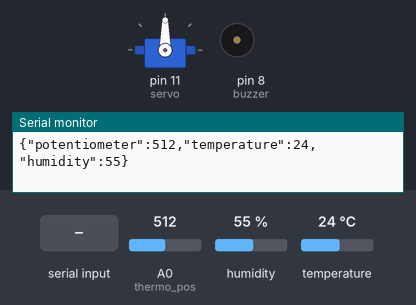
Recording of a sketch running on a simulated Arduino Uno, built with avr-gcc and run on an emulated ATmega328P. Shown: servo, buzzer (waves = sounding), the last lines printed to the serial monitor. The test bench sets the inputs (shaded band); at power-on: A0 (thermo_pos) = 512, humidity 55 %, temperature 24 °C.

Above: at 1.2 s.
1.3 s: "1" received over Serial
At 2.14 s:
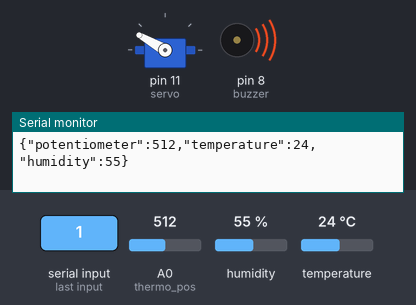
At 4.4 s:
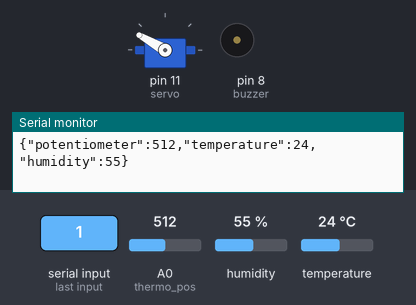
Timing chart, 0 to 5.9 s (numbered marks = the images above; inputs shaded):
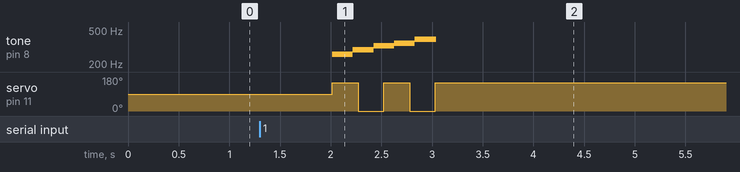

Measured:
- after the input at 1.3 s, tone on pin 8 (buzzer): plays 261 Hz for 0.20 s, 293 Hz for 0.20 s, 329 Hz for 0.20 s, 349 Hz for 0.20 s, 392 Hz for 0.21 s, starting after 0.71 s; servo on pin 11 (servo): alternates 150° for 0.25 s and 0° for 0.25 s, 5 changes in all, then stays 150°, starting after 0.71 s

The sketch:

arduino_sense.ino
```cpp
//#include <StaticThreadController.h>
//#include <Thread.h>
//#include <ThreadController.h>
#include <ArduinoJson.h>
#include <Adafruit_BME280.h>
#include <Servo.h>
//#include <pt.h>


const int thermo_pos = A0;
const int buzzer = 8;
Servo servo;
float tempc;
float vout;
boolean t;

#define BME_SCK 4
#define BME_MISO 7
#define BME_MOSI 5
#define BME_CS 6

#define SEALEVELPRESSURE_HPA (1013.25)

int i = 0;
Adafruit_BME280 bme(BME_CS, BME_MOSI, BME_MISO, BME_SCK); // software SPI
int pos = 0;


void setup() {
  pinMode(thermo_pos, INPUT);
  pinMode(buzzer, OUTPUT);


  servo.attach(11);

  Serial.begin(9600);

  bme.begin();
}

void loop() {

  t = false;

  StaticJsonBuffer<200> jsonBuffer;
  JsonObject& root = jsonBuffer.createObject();

  root["potentiometer"] = analogRead(thermo_pos);

  root["temperature"] = bme.readTemperature();

  root["humidity"] = bme.readHumidity();


  if (Serial.available()){
    Serial.read();


    //buzzer_melody();
    //sweep_servo();

   // tbuzzer_melody(&pt1);
   // tsweep_servo(&pt2);
    t = true;
    both_things();
  }
  root.printTo(Serial);
  Serial.println();
  if (t) delay(0);
  else delay(1000);
  noTone(buzzer);
}

void buzzer_melody(){
    tone(buzzer,440);
    t = true;
    tone(buzzer,261);
    // Waits some time to turn off
    delay(200);
    //Turns the buzzer off
    noTone(buzzer);
    // Sounds the buzzer at the frequency relative to the note D in Hz
    tone(buzzer,293);
    delay(200);
    noTone(buzzer);
    // Sounds the buzzer at the frequency relative to the note E in Hz
    tone(buzzer,329);
    delay(200);
    noTone(buzzer);
    // Sounds the buzzer at the frequency relative to the note F in Hz
    tone(buzzer,349);
    delay(200);
    noTone(buzzer);
    // Sounds the buzzer at the frequency relative to the note G in Hz
    tone(buzzer,392);
    delay(200);
    noTone(buzzer);
 }

void sweep_servo(){
        for (pos = 0; pos <= 180; pos += 1) { // goes from 0 degrees to 180 degrees
    // in steps of 1 degree
    servo.write(pos);              // tell servo to go to position in variable 'pos'
    delay(15);                       // waits 15ms for the servo to reach the position
  }
  for (pos = 180; pos >= 0; pos -= 1) { // goes from 180 degrees to 0 degrees
    servo.write(pos);              // tell servo to go to position in variable 'pos'
    delay(15);                       // waits 15ms for the servo to reach the position
  }
}


void both_things(){
  int pos = servo.read();
  int i;
  for(int x=0;x<1000;x++){

    if (x % 249 == 0){
      if (x/249 % 2 ==0 ){
        servo.write(150);
      } else {
        servo.write(0);
      }
    }
/*    if (x % 15 == 0){
      i = x/15;
      if (i/180 % 2 ==0){
        pos += 30;
      } else {
        pos -= 30;
      }
      servo.write(pos);
    }
*/
    if (x == 0) tone(buzzer,261);
    if (x == 200) tone(buzzer,293);
    if (x == 400) tone(buzzer,329);
    if (x == 600) tone(buzzer,349);
    if (x == 795) tone(buzzer,392);
    if (x == 1000) noTone(buzzer);


    delay(1);

  }

}
```
